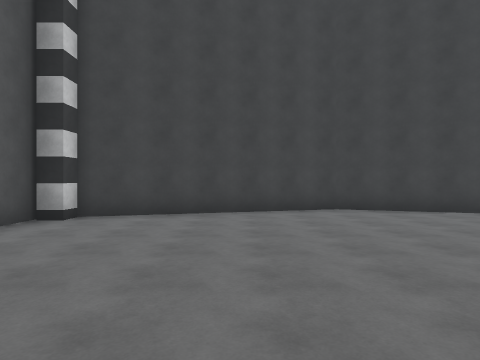
[1] (above)

15 first-person views from a walk through a 3-D level made in the Unity game engine. The camera is 1.4 m above the floor, looks level and sees 75° across. The floor is counted in squares, 2 m on a side. Each view is taken from the middle of a square. On the plan, view 1 faces up. The plan holds only what a view shows up to about 10 squares ahead; the rest is blank. The place goes on beyond the plan. Surface patterns are stand-ins for the level's own textures.

[2]
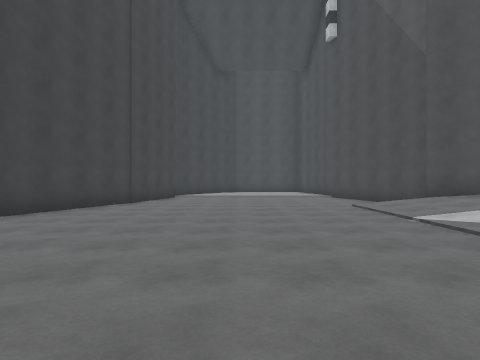

[3]
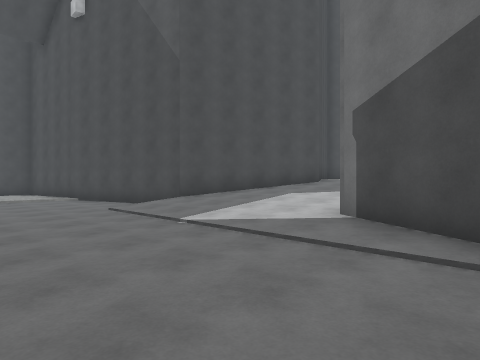

[4]
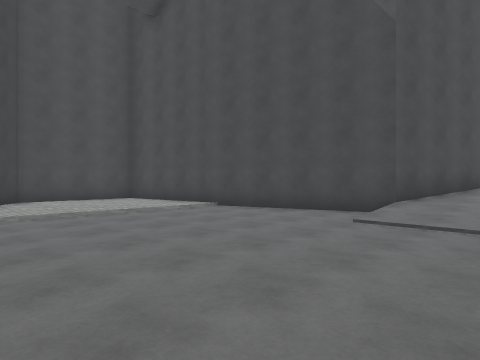

[5]
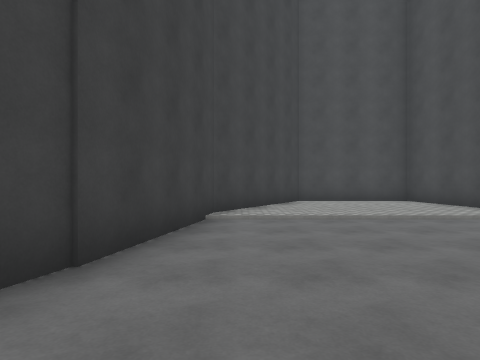

[6]
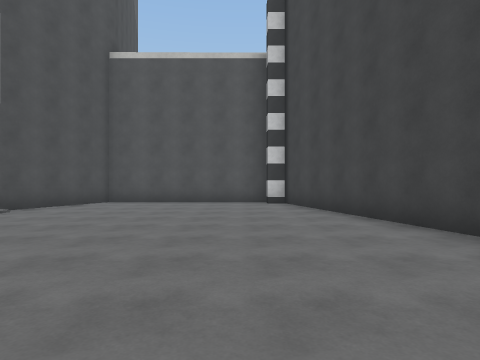

[7]
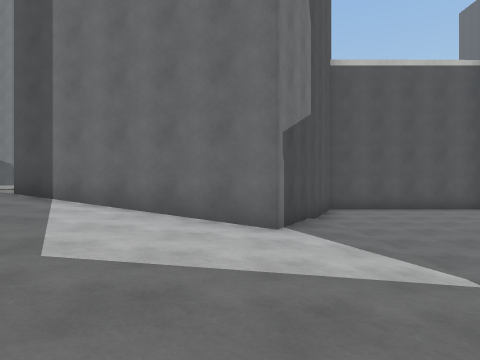

[8]
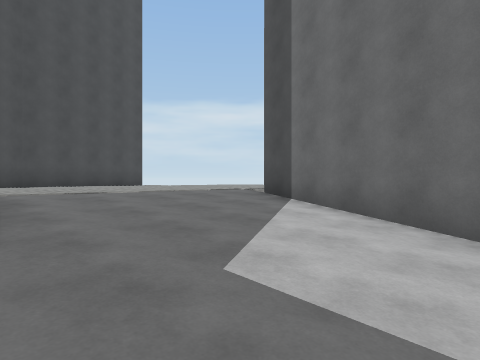

[9]
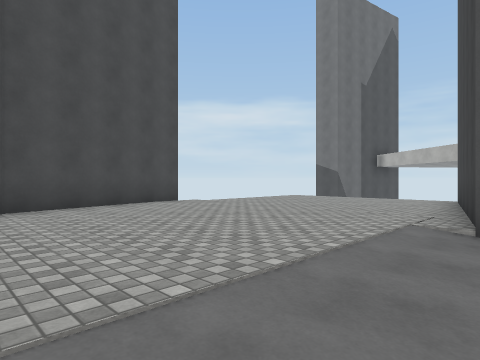

[10]
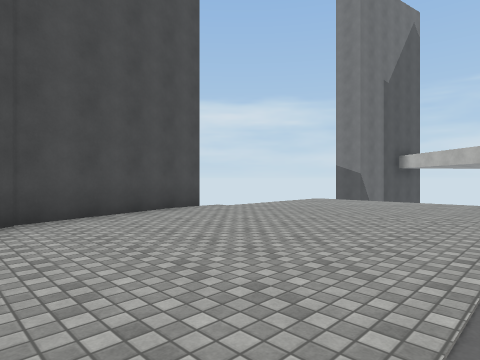

[11]
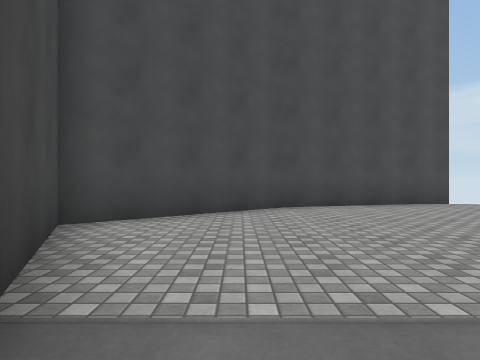

[12]
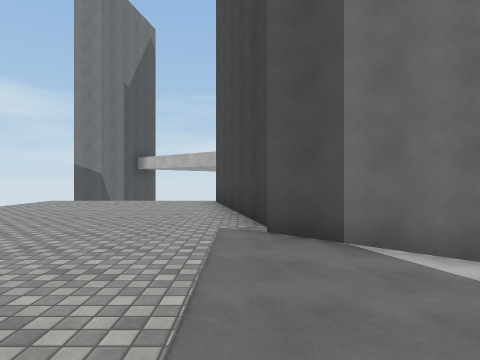

[13]
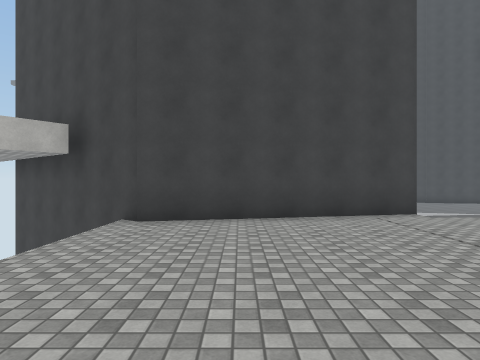

[14]
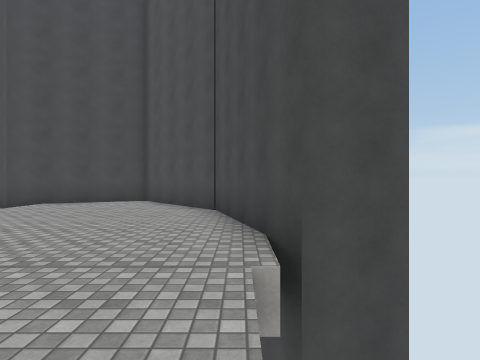

[15]
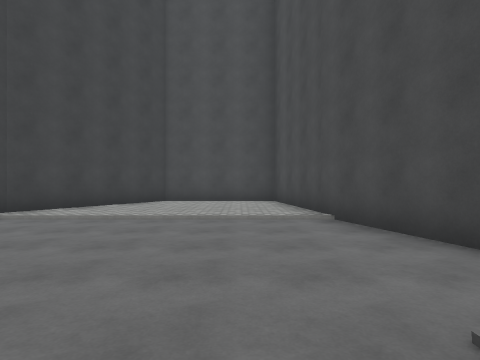

### Floor plan
Key: @ floor where view 1 was taken; # wall or solid block; . main floor; : floor 0.25 m higher than the main floor; + floor 0.5 m higher than the main floor; * floor 1 m higher than the main floor; % floor 1.25 m higher than the main floor; / step, stairs or slope; O other object.
Columns run from 7 left of view 1 to 15 right of it. Each row starts with its distance up from view 1.
  8       ########
  7    ####......####
  6    #O...........####
  5    #...............###
  4    #.................##
  3    #..................#
  2    #..................#
  1    #..................#
  0    ###/@//////.......##
 -1      ###://///...#####
 -2        ##////:####
 -3        #+////##
 -4        #/////#
 -5       ##////*#
 -6      ##*////##
 -7 ######%%%%%%##
 -8  %%%%%%%%%%%%#
 -9  %%%%%%%%%%%%#
-10  %%%%%%%%%%%%#
-11  %%%%%%%%%%%##
-12  %%%%%%%%%%##
-13  %%%%%%%####
-14       ###

Positions as (right, up) in squares from view 1, and headings:
1: (0, 0), facing up
2: (-2, 3), facing right
3: (-1, 3), facing down-right
4: (4, 5), facing down-right
5: (5, 5), facing right
6: (6, 5), facing left
7: (6, -2), facing left
8: (5, -2), facing down-left
9: (4, -6), facing down-left
10: (4, -7), facing down-left
11: (4, -6), facing down
12: (4, -7), facing left
13: (-4, -13), facing up
14: (-4, -13), facing right
15: (5, 1), facing right
